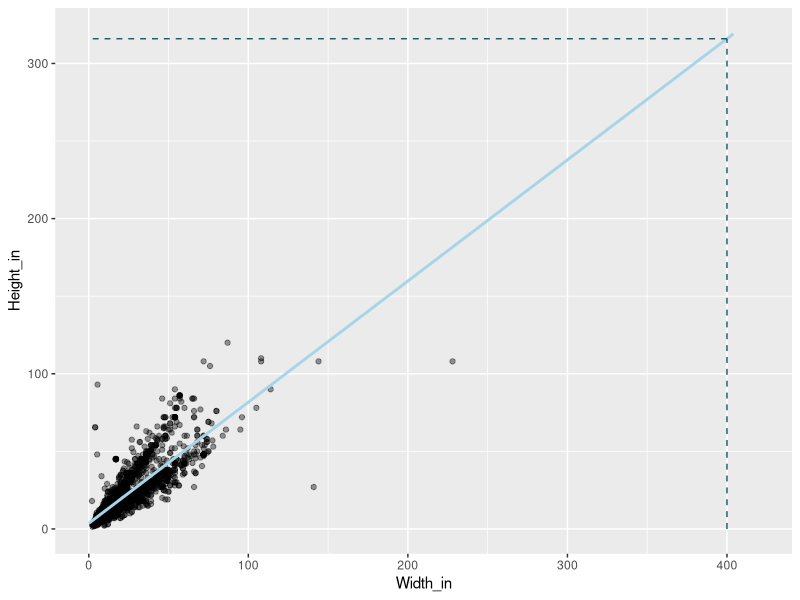
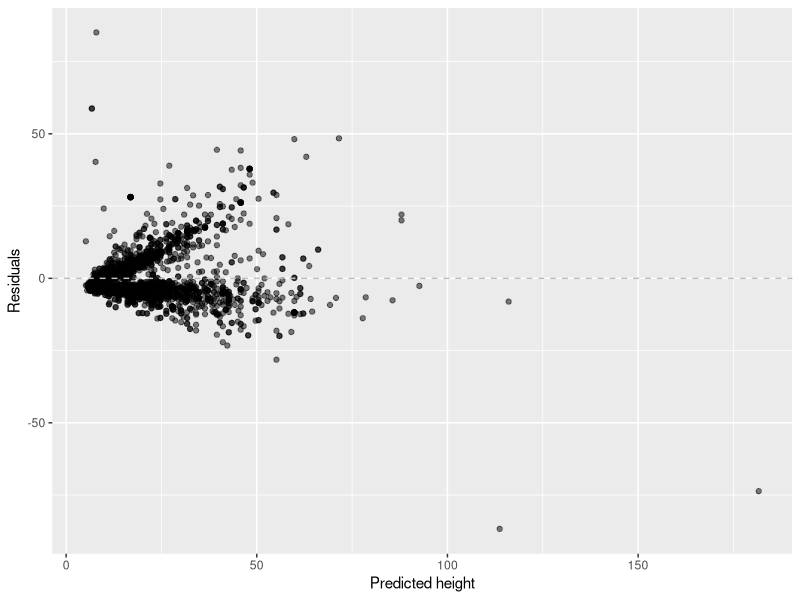
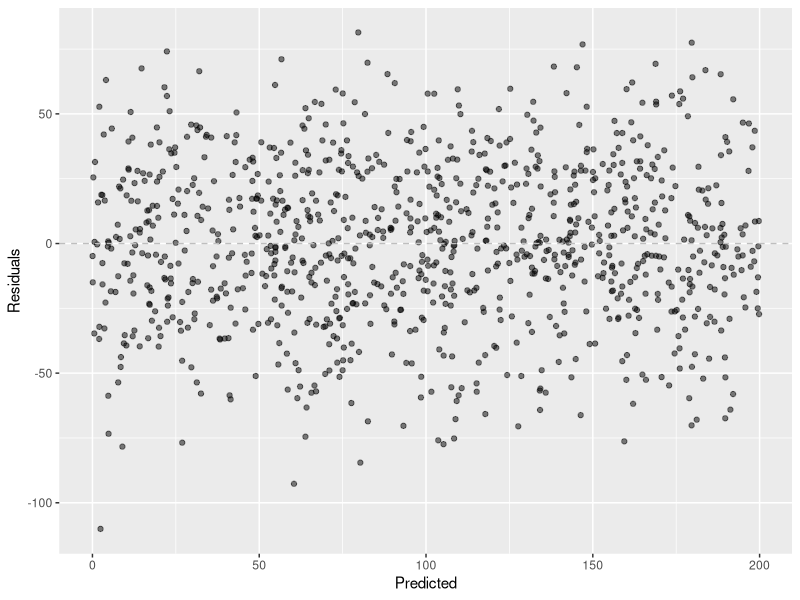
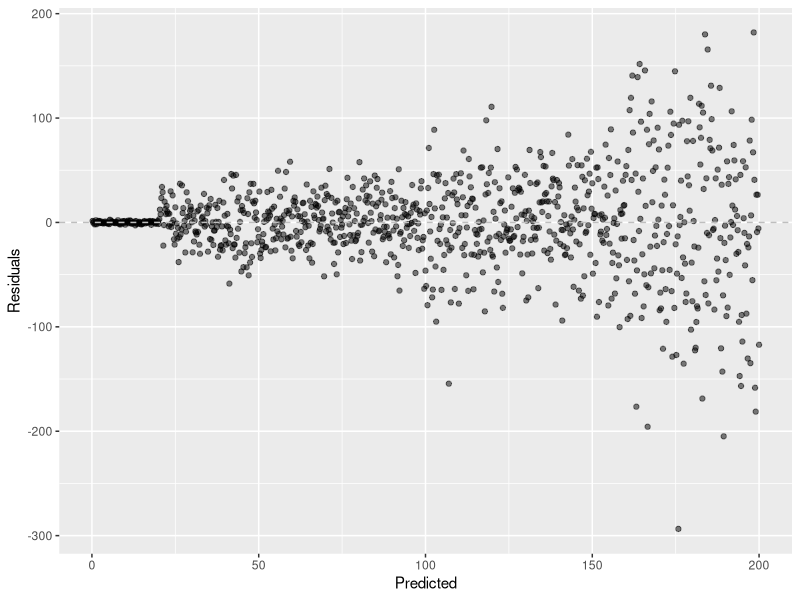
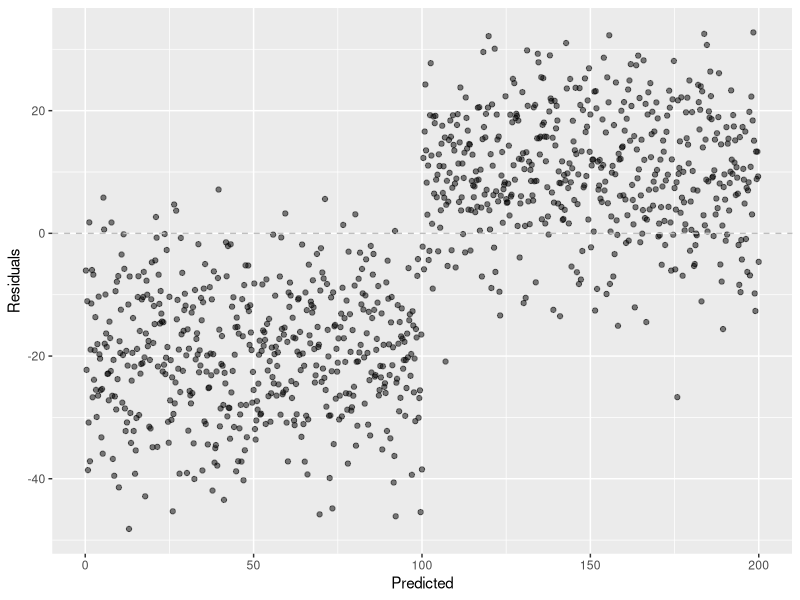
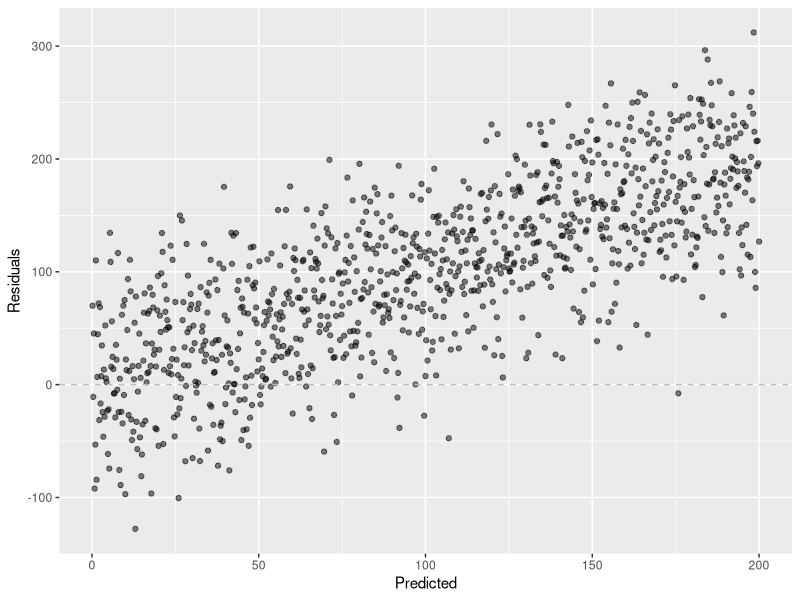
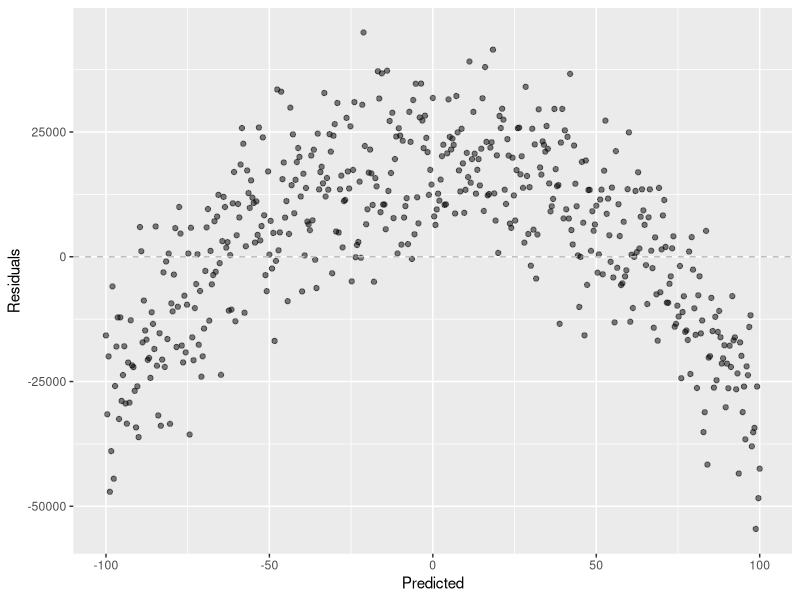
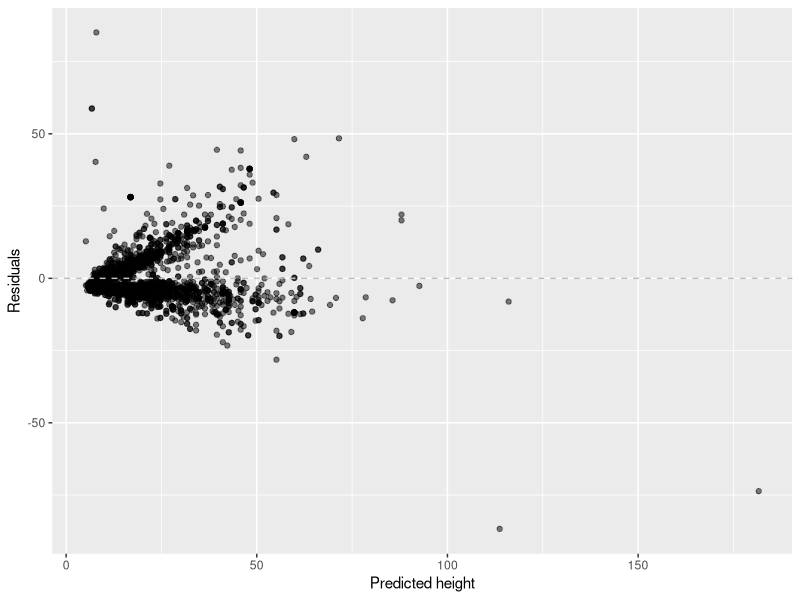

Generate these figures, in order, with R:
## ---- chunk 1

## ---- chunk 2
library(tidyverse)
library(scales)
library(broom)
library(here)
## ---- chunk 3
pp <- read_csv(
  "data/paris-paintings.csv", 
  na = c("n/a", "", "NA")
  )
## ---- chunk 4
m_ht_wt <- lm(Height_in ~ Width_in, data = pp)
tidy(m_ht_wt)
## ---- chunk 5
3.62 + 0.78 * 60
## ---- chunk 6
newpainting <- tibble(Width_in = 60)
predict(m_ht_wt, newdata = newpainting)
## ---- chunk 7
newpaintings <- tibble(Width_in = c(50, 60, 70))
predict(m_ht_wt, newdata = newpaintings)
## ---- chunk 8
newdata <- tibble(Width_in = 400)
newdata <- newdata %>%
  mutate(Height_in = predict(m_ht_wt, newdata = newdata))

ggplot(data = pp, aes(x = Width_in, y = Height_in)) +
  geom_point(alpha = 0.4) +
  geom_smooth(method = "lm", fullrange = TRUE, color = "#A7D5E8", se = FALSE) +
  xlim(0, 420) +
  ylim(0, 320) +
  geom_segment(data = newdata, mapping = aes(x = Width_in, y = 0, xend = Width_in, yend = Height_in), color = "#1E5C65", lty = 2) +
  geom_segment(data = newdata, mapping = aes(x = Width_in, y = Height_in, xend = 0, yend = Height_in), color = "#1E5C65", lty = 2)
## ---- chunk 9
m_ht_lands <- lm(Height_in ~ factor(landsALL), data = pp)
glance(m_ht_lands)$r.squared
## ---- chunk 10
glance(m_ht_wt)
glance(m_ht_wt)$r.squared # extract R-squared
## ---- chunk 11
m_ht_wt
## ---- chunk 12
summary(m_ht_wt)
## ---- chunk 13
tidy(m_ht_wt)
## ---- chunk 14
glance(m_ht_wt)
## ---- chunk 15
augment(m_ht_wt) %>%
  slice(1:5)
## ---- chunk 16
m_ht_wt_aug <- augment(m_ht_wt)
ggplot(m_ht_wt_aug, mapping = aes(x = .fitted, y = .resid)) +
  geom_point(alpha = 0.5) +
  geom_hline(yintercept = 0, color = "gray", lty = 2) +
  labs(x = "Predicted height", y = "Residuals")
## ---- chunk 17
set.seed(12346)
df <- tibble(
  fake_resid = rnorm(1000, mean = 0, sd = 30),
  fake_predicted = runif(1000, min = 0, max = 200)
)
ggplot(df, mapping = aes(x = fake_predicted, y = fake_resid)) +
  geom_point(alpha = 0.5) +
  geom_hline(yintercept = 0, color = "gray", lty = 2) +
  labs(x = "Predicted", y = "Residuals")
## ---- chunk 18
set.seed(12346)
df <- tibble(
  fake_resid = c(rnorm(100, mean = 0, sd = 1), 
                 rnorm(100, mean = 0, sd = 15), 
                 rnorm(100, mean = 0, sd = 25), 
                 rnorm(100, mean = 0, sd = 20), 
                 rnorm(100, mean = 0, sd = 25), 
                 rnorm(100, mean = 0, sd = 50), 
                 rnorm(100, mean = 0, sd = 35), 
                 rnorm(100, mean = 0, sd = 40),
                 rnorm(200, mean = 0, sd = 80)),
  fake_predicted = seq(0.2, 200, 0.2)
)
ggplot(df, mapping = aes(x = fake_predicted, y = fake_resid)) +
  geom_point(alpha = 0.5) +
  geom_hline(yintercept = 0, color = "gray", lty = 2) +
  labs(x = "Predicted", y = "Residuals")
## ---- chunk 19
set.seed(12346)
df <- tibble(
  fake_predicted = seq(0.2, 200, 0.2),
  fake_resid = c(
    rnorm(500, mean = -20, sd = 10),
    rnorm(500, mean = 10, sd = 10)
  )
)
ggplot(df, mapping = aes(x = fake_predicted, y = fake_resid)) +
  geom_point(alpha = 0.5) +
  geom_hline(yintercept = 0, color = "gray", lty = 2) +
  labs(x = "Predicted", y = "Residuals")
## ---- chunk 20
set.seed(12346)
df <- tibble(
  fake_predicted = seq(0.2, 200, 0.2),
  fake_resid = fake_predicted + rnorm(1000, mean = 0, sd = 50)
)
ggplot(df, mapping = aes(x = fake_predicted, y = fake_resid)) +
  geom_point(alpha = 0.5) +
  geom_hline(yintercept = 0, color = "gray", lty = 2) +
  labs(x = "Predicted", y = "Residuals")
## ---- chunk 21
set.seed(12346)
df <- tibble(
  fake_predicted = seq(-100, 100, 0.4),
  fake_resid = -5*fake_predicted^2 - 3*fake_predicted + 20000 + rnorm(501, mean = 0, sd = 10000)
)
ggplot(df, mapping = aes(x = fake_predicted, y = fake_resid)) +
  geom_point(alpha = 0.5) +
  geom_hline(yintercept = 0, color = "gray", lty = 2) +
  labs(x = "Predicted", y = "Residuals")
## ---- chunk 22
ggplot(m_ht_wt_aug, mapping = aes(x = .fitted, y = .resid)) +
  geom_point(alpha = 0.5) +
  geom_hline(yintercept = 0, color = "gray", lty = 2) +
  labs(x = "Predicted height", y = "Residuals")
